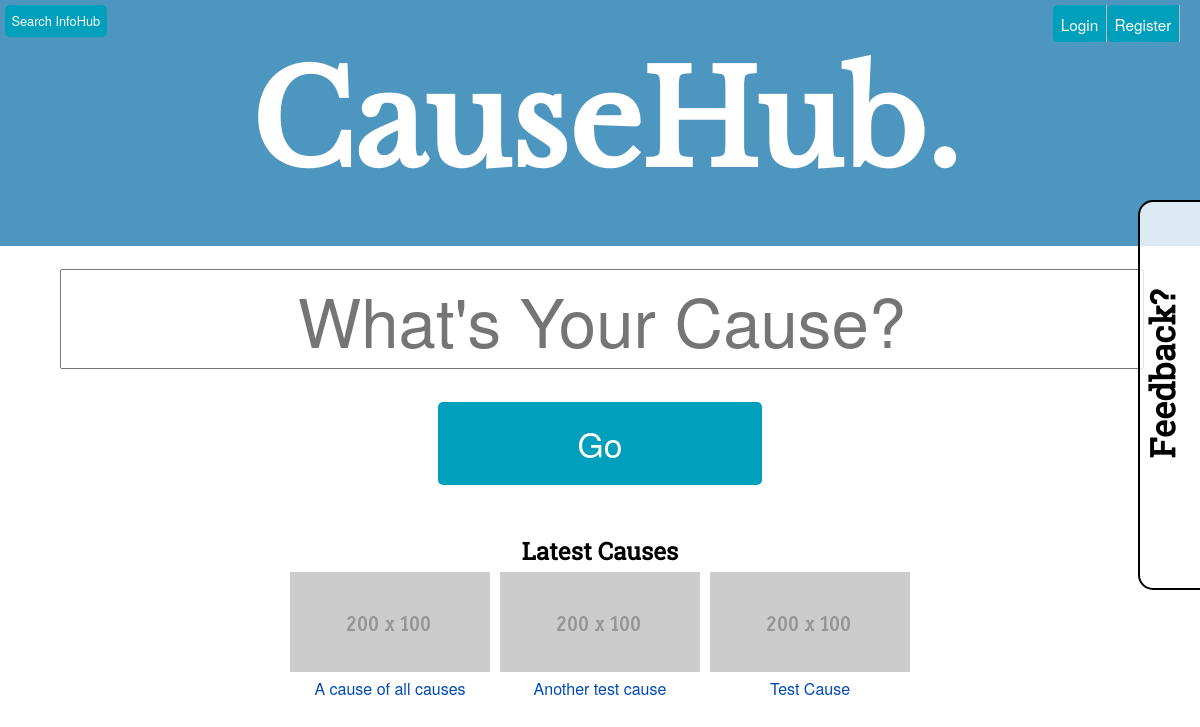
Before: / with the older database file.
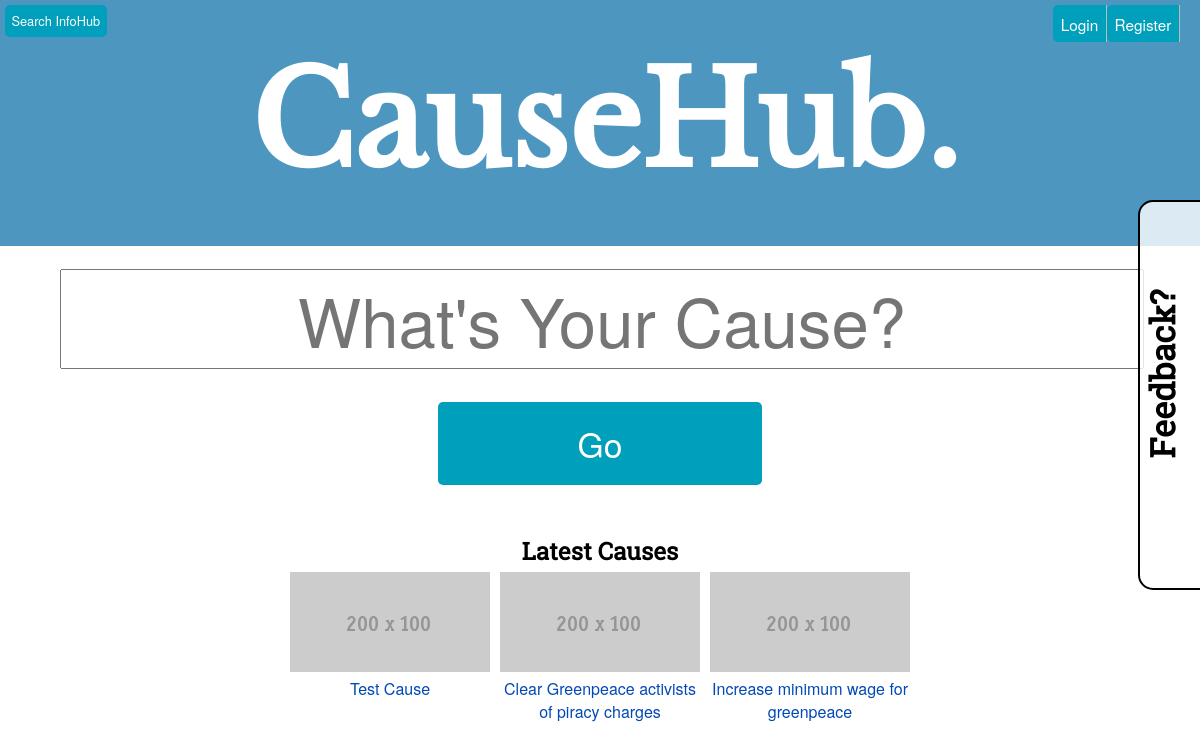
After: the same page with the newer database file.
### tables this page shows
CREATE TABLE IF NOT EXISTS `causes` (
  `id` int(11) NOT NULL AUTO_INCREMENT,
  `uid` int(11) NOT NULL,
  `name` varchar(100) NOT NULL,
  `slug` varchar(50) NOT NULL,
  `started` varchar(30) NOT NULL,
  `description` text NOT NULL,
  `category` varchar(25) NOT NULL,
  `hidden` int(11) NOT NULL,
  `deleted` int(11) NOT NULL,
  PRIMARY KEY (`id`)
);

### scripts/functions.php (called while the page is built, shortened)
<?php
function checkSession() {
    $sessionid = $_SESSION['id'];
    if ($sessionid == '') {
        return false;
    }
}
?>

### index.php (the view, shortened to what this page needs)
<?php
	include ($_SERVER['DOCUMENT_ROOT'].'/scripts/functions.php');
	if(checkSession()){$loggedin = true;} else {$loggedin = false;}
?>
<!DOCTYPE html>
<html>
<head>
	<link rel="stylesheet" href="/css/style.css">
	<link rel="stylesheet" href="/plugins/alertify/alertify.core.css" />
	<link rel="stylesheet" href="/plugins/alertify/alertify.default.css" />
	<link rel="stylesheet" href="/plugins/nprogress/nprogress.css" />
</head>
<body class="index">
	<header>
		<a href="/getmps.php"><button class="searchbtn">Search InfoHub</button></a>
		<h1><a href="/">CauseHub.</a></h1>
		<?php
			if($loggedin){
				echo '<span class="loggedin">Welcome back, <a href="/dash">'.getCurrentUserInfo('fname').' '.getCurrentUserInfo('lname').'</a> | <a href="/scripts/logout.php" class="logout">Logout</a></span>';
			} else {
				echo '<span class="login"><a href="/login"><button>Login</button></a><a href="/Register"><button>Register</button></a></span>';
			}
		?>
	</header>
	<main>
		<form method='post' action='#' onsubmit="return false;" class="causeInit">
			<input type='text' id='causename' placeholder='What&#39;s Your Cause?' class="causeName" onkeyup="updateSuggestions();">
			<input type='submit' id='causecreatebtn' value='Go' onclick='createcause(); return false;'>
		</form>
			<section class="causeThumbs" id='featuredlist'>
				<h2>Latest Causes</h2>
				<?php
				$sql = mysql_query("SELECT * FROM causes WHERE deleted='0' AND hidden='0' ORDER BY id DESC LIMIT 3");
					while($array = mysql_fetch_array($sql)){
						echo '
						<a href="/cause/'.$array['slug'].'/">
						<figure>
						  <img src="/images/200x100_placeholder.gif" alt="'.$array['name'].'">
						  <figcaption>'.$array['name'].'</figcaption>
						</figure>
						</a>
						';
					}
				?>
			</section>
	</main>
	<?php include ($_SERVER['DOCUMENT_ROOT'].'/scripts/feedback-include.php'); ?>
</body>
</html>

Changed rows visible on the page:
removed causes: name "A cause of all causes"
no longer on this page (row edited): causes: name "Another test cause"
now on this page (row unchanged): causes: name "Clear Greenpeace activists of piracy charges"
now on this page (row unchanged): causes: name "Increase minimum wage for greenpeace"
